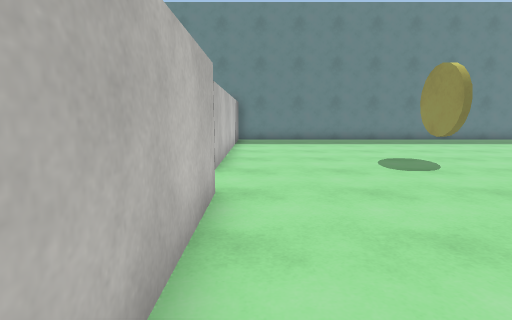
view 1 (above)

19 first-person views from a walk through a scene from a Unity 3-D project. The camera is 1.2 m above the floor, tilts 8° down and sees 80° across. The floor is counted in squares, 1 m on a side. Each view is taken from the middle of a square. On the plan, view 1 faces up. The plan holds only what a view shows up to about 13 squares ahead; the rest is blank. The place goes on beyond the plan. The player is left out. Surface patterns are stand-ins for the level's own textures.

view 2
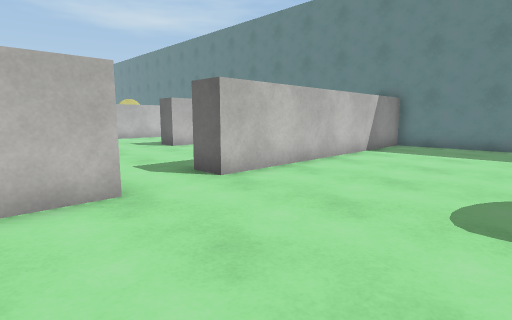

view 3
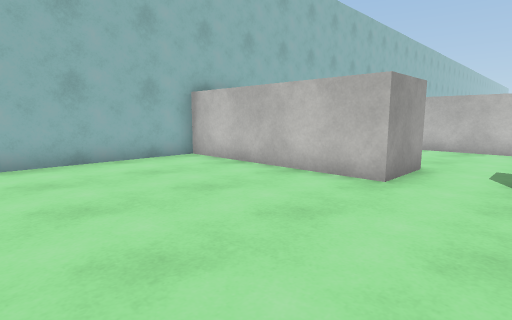

view 4
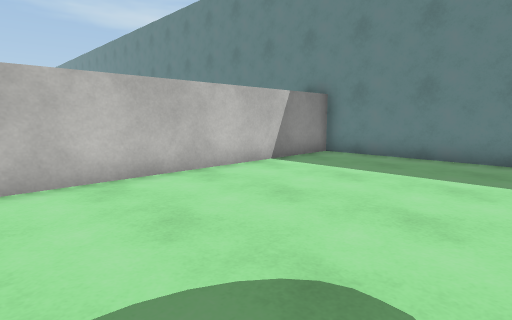

view 5
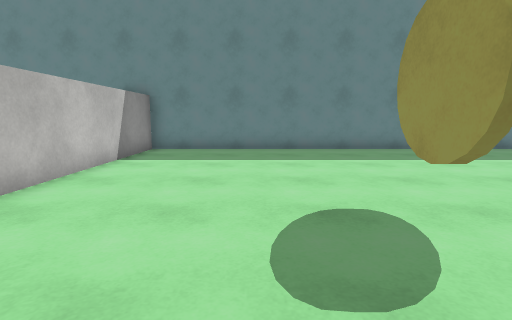

view 6
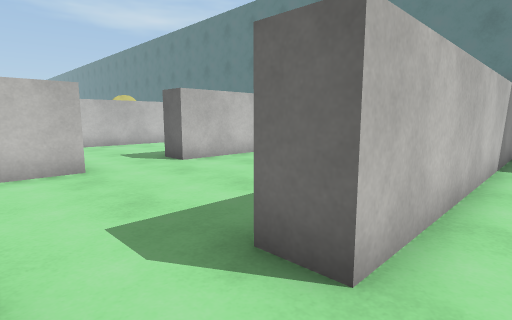

view 7
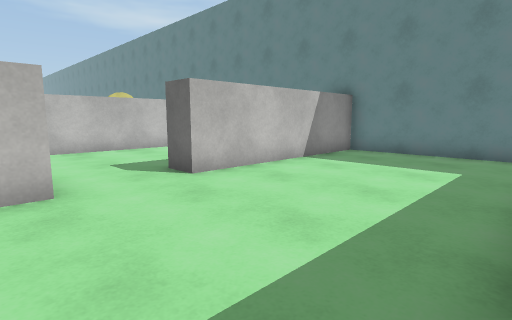

view 8
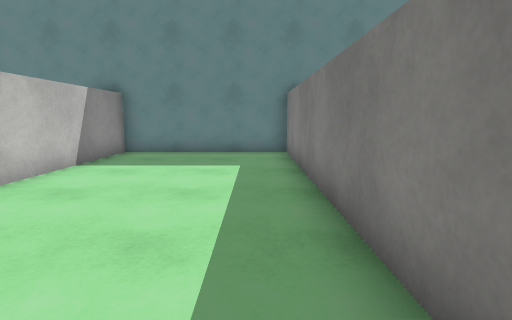

view 9
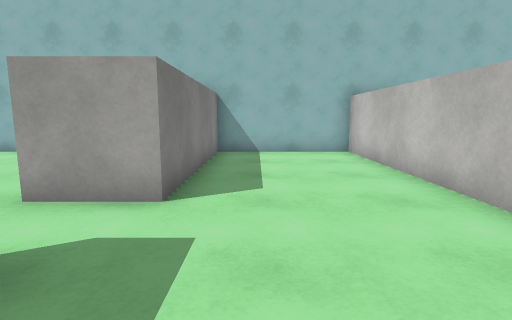

view 10
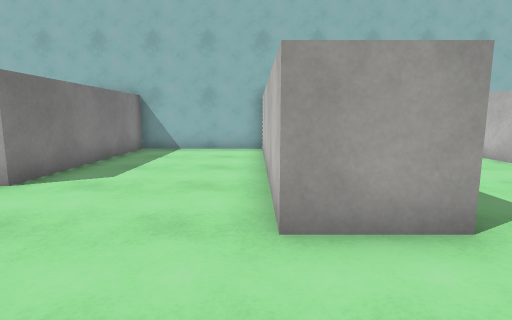

view 11
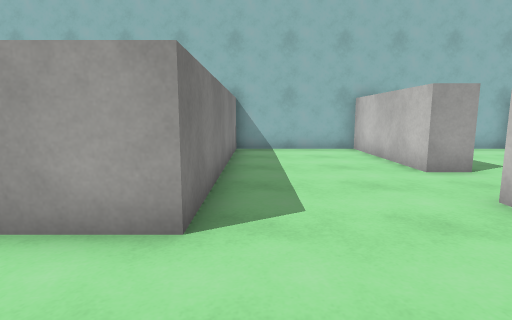

view 12
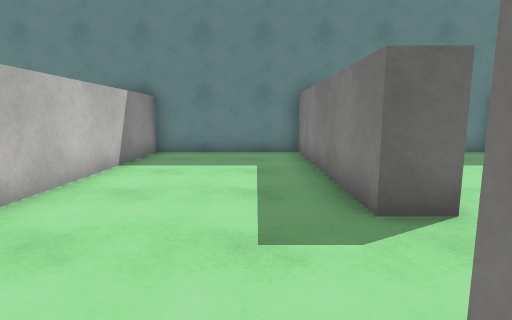

view 13
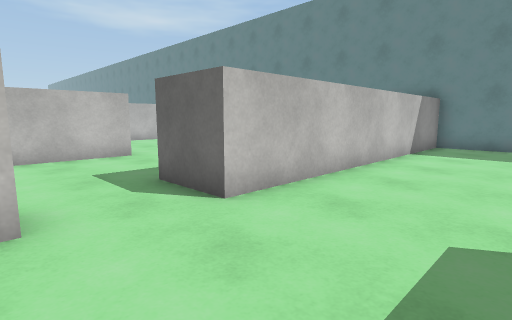

view 14
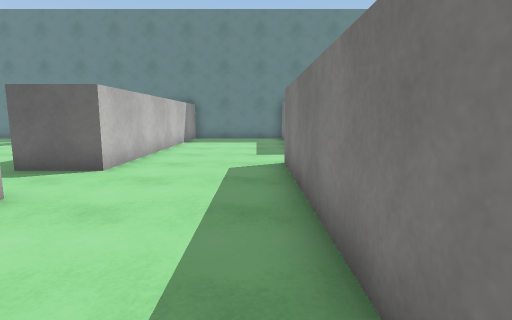

view 15
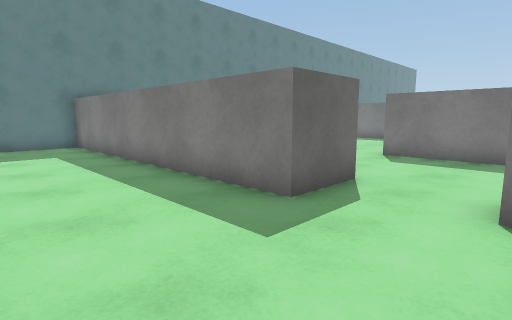

view 16
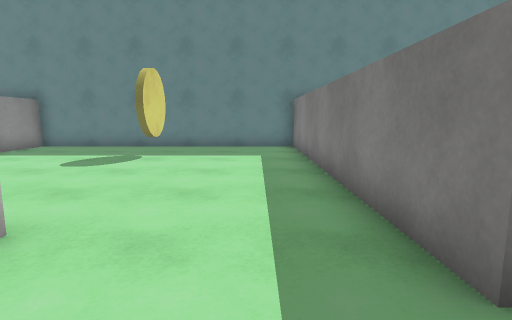

view 17
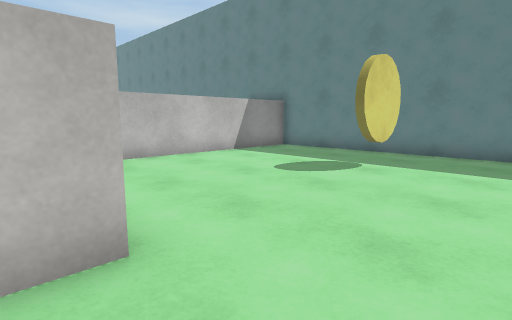

view 18
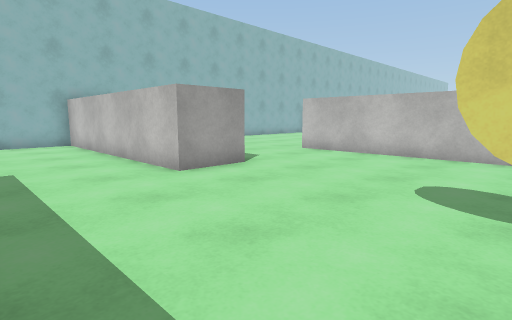

view 19
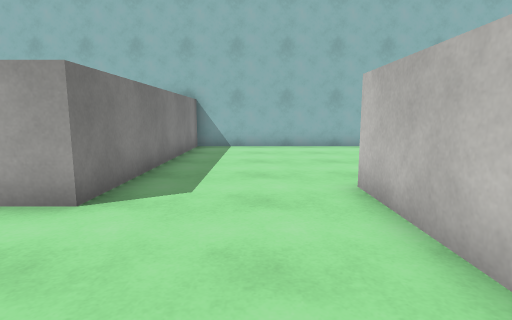

### Floor plan
Points are (right, up) in squares from view 1. A wall is a line through its corners. A room is listed if a view was taken in it or the views show most of it. See-through windows are left out.
Room 1 (views 1, 2, 3, 4, 5, 6)
walls: (-0.7, 4.8) (-0.7, -1.6) (5, -1.6); (5.5, 16.5) (-0.9, 16.5) (-0.9, 6.9)
ways out: opening at (-1.5, 6) to room 2
objects: yellow disc (5, 8) to (5, 9)
Room 2 (views 7, 8, 9, 10)
walls: (-7.2, 7) (-7.2, -1.6) (-2.7, -1.6) (-2.7, 4.8) (-0.7, 4.8); (-0.9, 6.9) (-1.9, 6.9) (-1.9, 16.5) (-7.5, 16.5) (-7.5, 9.6)
ways out: opening at (-1.5, 6) to room 1; opening at (-8, 8.5) to room 3
Room 3 (views 11, 12, 13, 14)
walls: (-7.5, 9.6) (-8.5, 9.6) (-8.5, 16.5) (-13.4, 16.5) (-13.4, 5.8); (-13.7, 3.4) (-13.7, -1.6) (-9.2, -1.6) (-9.2, 7) (-7.2, 7)
ways out: opening at (-8, 8.5) to room 2; opening at (-14.5, 4.5) to room 4
Room 4 (views 15, 16, 17, 18, 19)
walls: (-14.8, 3.4) (-13.7, 3.4); (-13.4, 5.8) (-15.5, 5.8) (-15.5, 16.5) (-25.8, 16.5) (-25.8, 5.8); (-26.5, -1.6) (-21.6, -1.6) (-21.6, 7) (-19.6, 7) (-19.6, -1.6) (-17.2, -1.6)
ways out: opening at (-14.5, 4.5) to room 3
objects: yellow disc (-20, 12) to (-20, 14)

Positions as (right, up) in squares from view 1, and headings:
1: (0, 0), facing up
2: (4, 3), facing up-left
3: (5, 7), facing down-left
4: (5, 7), facing up-left
5: (3, 5), facing up
6: (0, 5), facing up-left
7: (-2, 6), facing up-left
8: (-3, 6), facing up
9: (-4, 9), facing down
10: (-7, 10), facing down
11: (-10, 10), facing down
12: (-10, 6), facing up
13: (-10, 3), facing up-left
14: (-10, -1), facing up
15: (-19, 3), facing up-right
16: (-17, 4), facing up
17: (-17, 6), facing up-left
18: (-16, 13), facing down-left
19: (-24, 11), facing down
